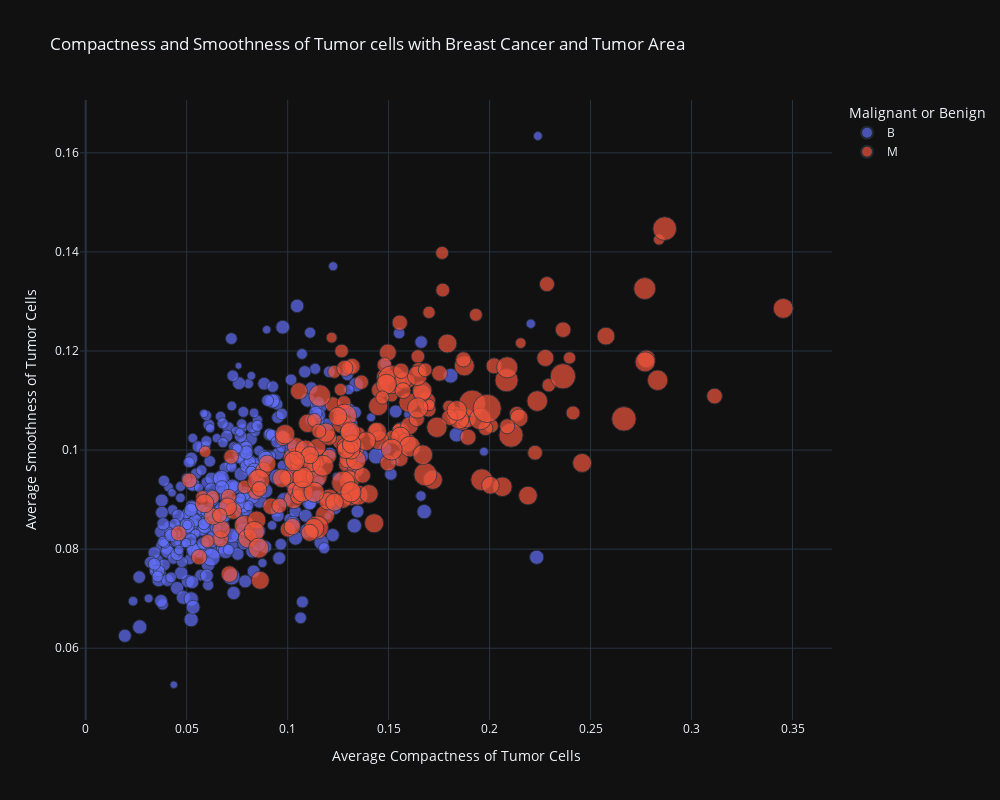

Notebook code cell kept with this figure:
### Code cell
fig = px.scatter(x=df["x.compactness_mean"], y=df["x.smoothness_mean"],
                 width=1000, height=800,
                 color=df.y, size=df["x.area_mean"],
                 labels={"x": "Average Compactness of Tumor Cells",
                         "y": "Average Smoothness of Tumor Cells",
                         "color": "Malignant or Benign"},
                 title="Compactness and Smoothness of Tumor cells with Breast Cancer and Tumor Area")
fig.show()
fig.show("svg")

### Figure 1 — Plotly figure (JSON) as saved in the notebook; plotly's stock layout.template omitted (floating-point values rounded to 4 significant figures; data arrays with more than 128 entries replaced by an {"elided": "..."} marker saying what was removed)
{"data": [{"hovertemplate": "Malignant or Benign=B<br>Average Compactness of Tumor Cells=%{x}<br>Average Smoothness of Tumor Cells=%{y}<br>size=%{marker.size}<extra></extra>", "legendgroup": "B", "marker": {"color": "#636efa", "size": {"elided": "357 float values"}, "sizemode": "area", "sizeref": 6.253, "symbol": "circle"}, "mode": "markers", "name": "B", "orientation": "v", "showlegend": true, "x": {"elided": "357 float values"}, "xaxis": "x", "y": {"elided": "357 float values"}, "yaxis": "y", "type": "scatter"}, {"hovertemplate": "Malignant or Benign=M<br>Average Compactness of Tumor Cells=%{x}<br>Average Smoothness of Tumor Cells=%{y}<br>size=%{marker.size}<extra></extra>", "legendgroup": "M", "marker": {"color": "#EF553B", "size": {"elided": "212 float values"}, "sizemode": "area", "sizeref": 6.253, "symbol": "circle"}, "mode": "markers", "name": "M", "orientation": "v", "showlegend": true, "x": {"elided": "212 float values"}, "xaxis": "x", "y": {"elided": "212 float values"}, "yaxis": "y", "type": "scatter"}], "layout": {"xaxis": {"anchor": "y", "domain": [0.0, 1.0], "title": {"text": "Average Compactness of Tumor Cells"}}, "yaxis": {"anchor": "x", "domain": [0.0, 1.0], "title": {"text": "Average Smoothness of Tumor Cells"}}, "legend": {"title": {"text": "Malignant or Benign"}, "tracegroupgap": 0, "itemsizing": "constant"}, "title": {"text": "Compactness and Smoothness of Tumor cells with Breast Cancer and Tumor Area"}, "height": 800, "width": 1000}}
